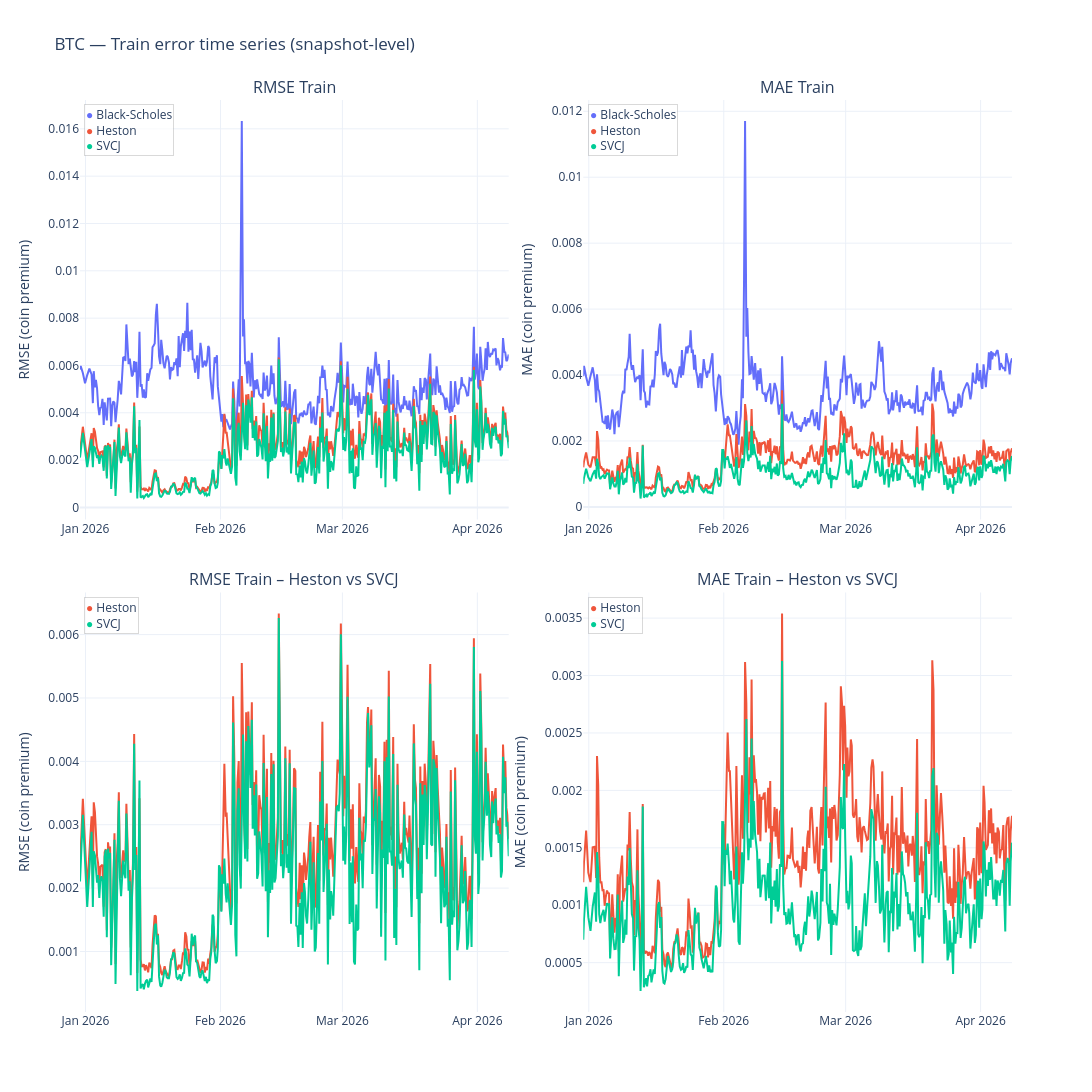
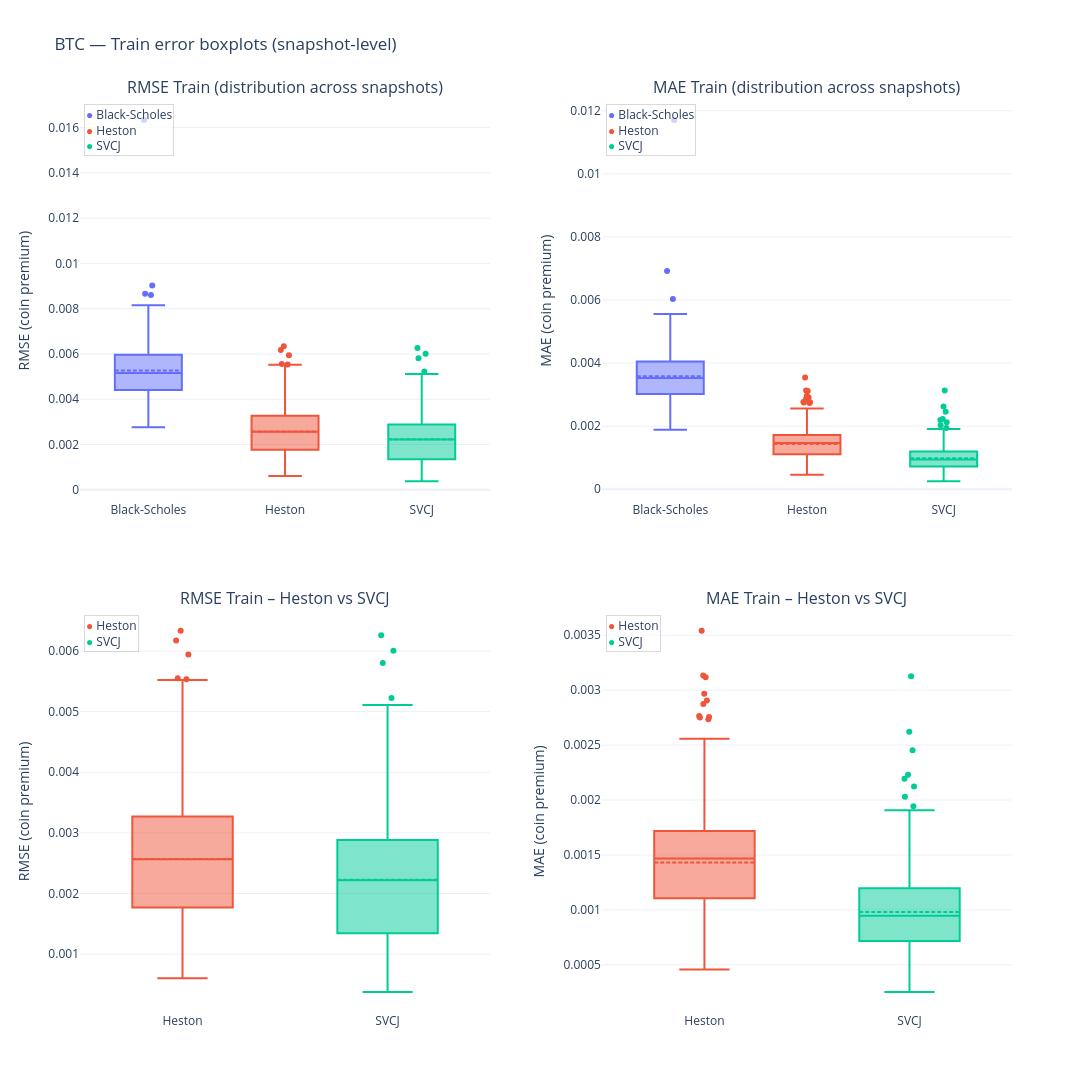
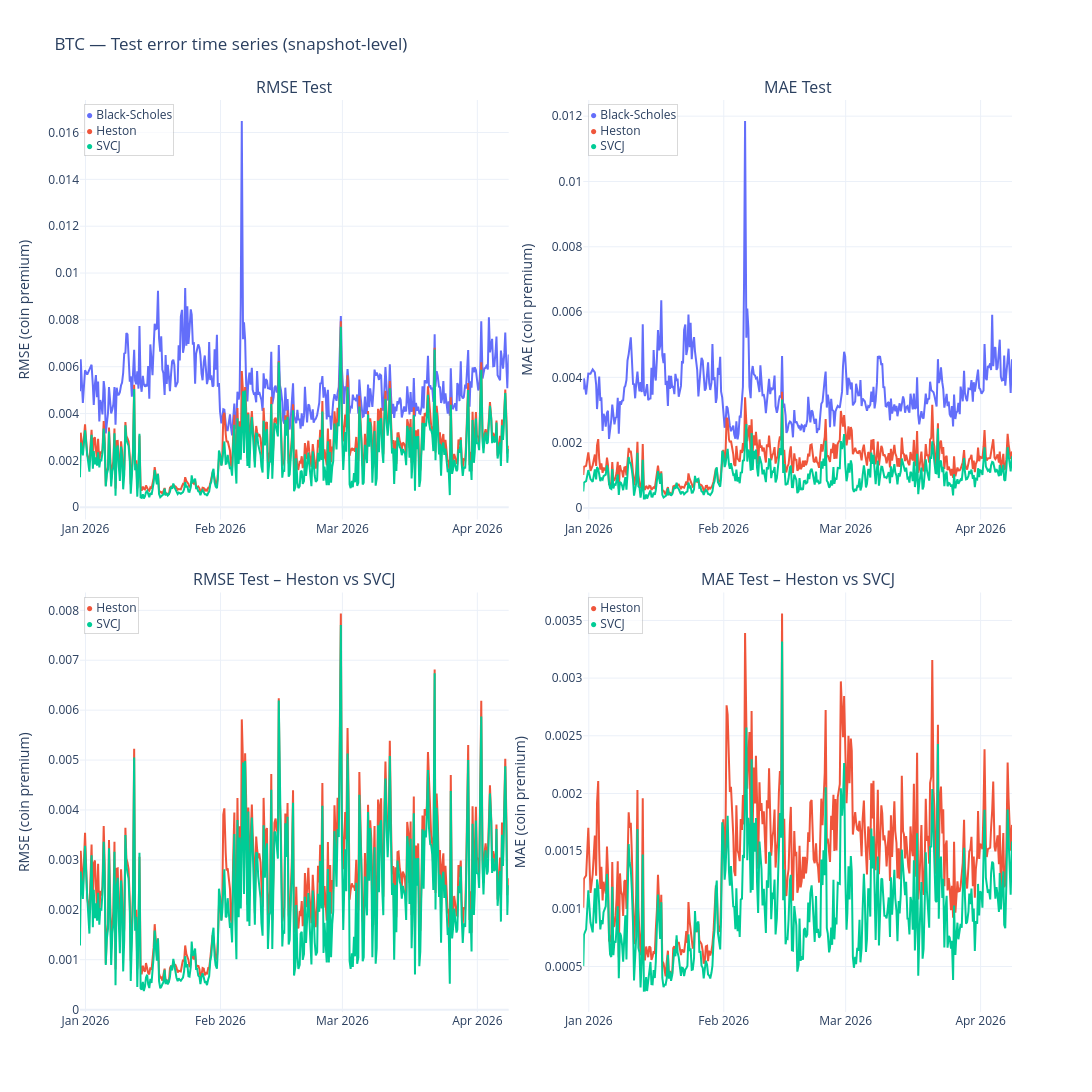
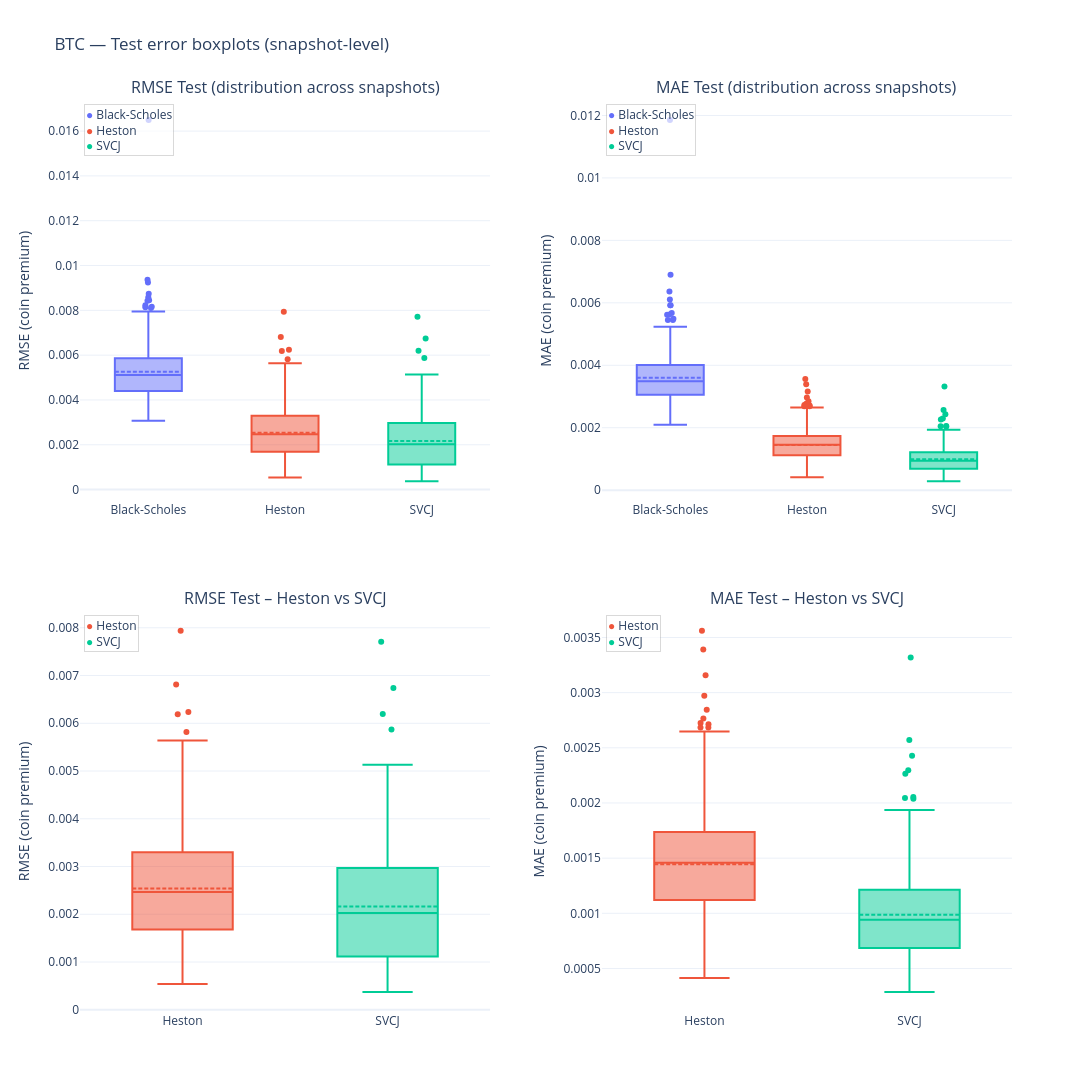

Write notebook code for charts like these, in order.
### Markdown cell above
## 10) A single “report runner” per currency

To keep the notebook readable, we wrap the repeated steps into one function that:
- prints key counts,
- displays error time series + boxplots (train & test),
- outputs error summary tables (train & test),
- outputs spread-relative diagnostics (train & test),
- outputs bucket plots (test),
- outputs convergence diagnostics (already global),
- outputs parameter stability and near-bound tables.

### Code cell
def run_currency_report(currency, n_boot=3000):
    return analysis.run_currency_report(state, currency, n_boot=n_boot)


RUN_REPORTS = True
N_BOOT = 3000

if RUN_REPORTS:
    run_currency_report("BTC", n_boot=N_BOOT)
    run_currency_report("ETH", n_boot=N_BOOT)
else:
    print("RUN_REPORTS=False. Set RUN_REPORTS=True to generate the full BTC/ETH report outputs.")

### Figure 1 — Plotly figure (JSON) as saved in the notebook; plotly's stock layout.template omitted (floating-point values rounded to 4 significant figures; data arrays with more than 128 entries replaced by an {"elided": "..."} marker saying what was removed)
{"data": [{"line": {"color": "#636EFA", "width": 2}, "mode": "lines", "name": "Black-Scholes", "showlegend": false, "type": "scatter", "x": {"elided": "388 str values"}, "xaxis": "x", "y": {"elided": "388 float values"}, "yaxis": "y"}, {"line": {"color": "#636EFA", "width": 2}, "mode": "lines", "name": "Black-Scholes", "showlegend": false, "type": "scatter", "x": {"elided": "388 str values"}, "xaxis": "x2", "y": {"elided": "388 float values"}, "yaxis": "y2"}, {"line": {"color": "#EF553B", "width": 2}, "mode": "lines", "name": "Heston", "showlegend": false, "type": "scatter", "x": {"elided": "388 str values"}, "xaxis": "x", "y": {"elided": "388 float values"}, "yaxis": "y"}, {"line": {"color": "#EF553B", "width": 2}, "mode": "lines", "name": "Heston", "showlegend": false, "type": "scatter", "x": {"elided": "388 str values"}, "xaxis": "x2", "y": {"elided": "388 float values"}, "yaxis": "y2"}, {"line": {"color": "#00CC96", "width": 2}, "mode": "lines", "name": "SVCJ", "showlegend": false, "type": "scatter", "x": {"elided": "387 str values"}, "xaxis": "x", "y": {"elided": "387 float values"}, "yaxis": "y"}, {"line": {"color": "#00CC96", "width": 2}, "mode": "lines", "name": "SVCJ", "showlegend": false, "type": "scatter", "x": {"elided": "387 str values"}, "xaxis": "x2", "y": {"elided": "387 float values"}, "yaxis": "y2"}, {"line": {"color": "#EF553B", "width": 2}, "mode": "lines", "name": "Heston", "showlegend": false, "type": "scatter", "x": {"elided": "388 str values"}, "xaxis": "x3", "y": {"elided": "388 float values"}, "yaxis": "y3"}, {"line": {"color": "#EF553B", "width": 2}, "mode": "lines", "name": "Heston", "showlegend": false, "type": "scatter", "x": {"elided": "388 str values"}, "xaxis": "x4", "y": {"elided": "388 float values"}, "yaxis": "y4"}, {"line": {"color": "#00CC96", "width": 2}, "mode": "lines", "name": "SVCJ", "showlegend": false, "type": "scatter", "x": {"elided": "387 str values"}, "xaxis": "x3", "y": {"elided": "387 float values"}, "yaxis": "y3"}, {"line": {"color": "#00CC96", "width": 2}, "mode": "lines", "name": "SVCJ", "showlegend": false, "type": "scatter", "x": {"elided": "387 str values"}, "xaxis": "x4", "y": {"elided": "387 float values"}, "yaxis": "y4"}], "layout": {"annotations": [{"font": {"size": 16}, "showarrow": false, "text": "RMSE Train", "x": 0.23, "xanchor": "center", "xref": "paper", "y": 1.0, "yanchor": "bottom", "yref": "paper"}, {"font": {"size": 16}, "showarrow": false, "text": "MAE Train", "x": 0.77, "xanchor": "center", "xref": "paper", "y": 1.0, "yanchor": "bottom", "yref": "paper"}, {"font": {"size": 16}, "showarrow": false, "text": "RMSE Train – Heston vs SVCJ", "x": 0.23, "xanchor": "center", "xref": "paper", "y": 0.46, "yanchor": "bottom", "yref": "paper"}, {"font": {"size": 16}, "showarrow": false, "text": "MAE Train – Heston vs SVCJ", "x": 0.77, "xanchor": "center", "xref": "paper", "y": 0.46, "yanchor": "bottom", "yref": "paper"}, {"align": "left", "bgcolor": "rgba(255,255,255,0.70)", "bordercolor": "rgba(0,0,0,0.15)", "borderwidth": 1, "font": {"size": 12}, "showarrow": false, "text": "<span style='color:#636EFA'>●</span> Black-Scholes<br><span style='color:#EF553B'>●</span> Heston<br><span style='color:#00CC96'>●</span> SVCJ", "x": 0.01, "xref": "x domain", "y": 0.99, "yref": "y domain"}, {"align": "left", "bgcolor": "rgba(255,255,255,0.70)", "bordercolor": "rgba(0,0,0,0.15)", "borderwidth": 1, "font": {"size": 12}, "showarrow": false, "text": "<span style='color:#636EFA'>●</span> Black-Scholes<br><span style='color:#EF553B'>●</span> Heston<br><span style='color:#00CC96'>●</span> SVCJ", "x": 0.01, "xref": "x2 domain", "y": 0.99, "yref": "y2 domain"}, {"align": "left", "bgcolor": "rgba(255,255,255,0.70)", "bordercolor": "rgba(0,0,0,0.15)", "borderwidth": 1, "font": {"size": 12}, "showarrow": false, "text": "<span style='color:#EF553B'>●</span> Heston<br><span style='color:#00CC96'>●</span> SVCJ", "x": 0.01, "xref": "x3 domain", "y": 0.99, "yref": "y3 domain"}, {"align": "left", "bgcolor": "rgba(255,255,255,0.70)", "bordercolor": "rgba(0,0,0,0.15)", "borderwidth": 1, "font": {"size": 12}, "showarrow": false, "text": "<span style='color:#EF553B'>●</span> Heston<br><span style='color:#00CC96'>●</span> SVCJ", "x": 0.01, "xref": "x4 domain", "y": 0.99, "yref": "y4 domain"}], "height": 1100, "showlegend": false, "title": {"text": "BTC — Train error time series (snapshot-level)"}, "width": 1200, "xaxis": {"anchor": "y", "domain": [0.0, 0.46]}, "xaxis2": {"anchor": "y2", "domain": [0.54, 1.0]}, "xaxis3": {"anchor": "y3", "domain": [0.0, 0.46]}, "xaxis4": {"anchor": "y4", "domain": [0.54, 1.0]}, "yaxis": {"anchor": "x", "domain": [0.54, 1.0], "title": {"text": "RMSE (coin premium)"}}, "yaxis2": {"anchor": "x2", "domain": [0.54, 1.0], "title": {"text": "MAE (coin premium)"}}, "yaxis3": {"anchor": "x3", "domain": [0.0, 0.46], "title": {"text": "RMSE (coin premium)"}}, "yaxis4": {"anchor": "x4", "domain": [0.0, 0.46], "title": {"text": "MAE (coin premium)"}}}}

### Figure 2 — Plotly figure (JSON) as saved in the notebook; plotly's stock layout.template omitted (floating-point values rounded to 4 significant figures; data arrays with more than 128 entries replaced by an {"elided": "..."} marker saying what was removed)
{"data": [{"boxmean": true, "boxpoints": "outliers", "jitter": 0.15, "marker": {"color": "#636EFA"}, "name": "Black-Scholes", "pointpos": 0.0, "showlegend": false, "type": "box", "xaxis": "x", "y": {"elided": "388 float values"}, "yaxis": "y"}, {"boxmean": true, "boxpoints": "outliers", "jitter": 0.15, "marker": {"color": "#636EFA"}, "name": "Black-Scholes", "pointpos": 0.0, "showlegend": false, "type": "box", "xaxis": "x2", "y": {"elided": "388 float values"}, "yaxis": "y2"}, {"boxmean": true, "boxpoints": "outliers", "jitter": 0.15, "marker": {"color": "#EF553B"}, "name": "Heston", "pointpos": 0.0, "showlegend": false, "type": "box", "xaxis": "x", "y": {"elided": "388 float values"}, "yaxis": "y"}, {"boxmean": true, "boxpoints": "outliers", "jitter": 0.15, "marker": {"color": "#EF553B"}, "name": "Heston", "pointpos": 0.0, "showlegend": false, "type": "box", "xaxis": "x2", "y": {"elided": "388 float values"}, "yaxis": "y2"}, {"boxmean": true, "boxpoints": "outliers", "jitter": 0.15, "marker": {"color": "#00CC96"}, "name": "SVCJ", "pointpos": 0.0, "showlegend": false, "type": "box", "xaxis": "x", "y": {"elided": "387 float values"}, "yaxis": "y"}, {"boxmean": true, "boxpoints": "outliers", "jitter": 0.15, "marker": {"color": "#00CC96"}, "name": "SVCJ", "pointpos": 0.0, "showlegend": false, "type": "box", "xaxis": "x2", "y": {"elided": "387 float values"}, "yaxis": "y2"}, {"boxmean": true, "boxpoints": "outliers", "jitter": 0.15, "marker": {"color": "#EF553B"}, "name": "Heston", "pointpos": 0.0, "showlegend": false, "type": "box", "xaxis": "x3", "y": {"elided": "388 float values"}, "yaxis": "y3"}, {"boxmean": true, "boxpoints": "outliers", "jitter": 0.15, "marker": {"color": "#EF553B"}, "name": "Heston", "pointpos": 0.0, "showlegend": false, "type": "box", "xaxis": "x4", "y": {"elided": "388 float values"}, "yaxis": "y4"}, {"boxmean": true, "boxpoints": "outliers", "jitter": 0.15, "marker": {"color": "#00CC96"}, "name": "SVCJ", "pointpos": 0.0, "showlegend": false, "type": "box", "xaxis": "x3", "y": {"elided": "387 float values"}, "yaxis": "y3"}, {"boxmean": true, "boxpoints": "outliers", "jitter": 0.15, "marker": {"color": "#00CC96"}, "name": "SVCJ", "pointpos": 0.0, "showlegend": false, "type": "box", "xaxis": "x4", "y": {"elided": "387 float values"}, "yaxis": "y4"}], "layout": {"annotations": [{"font": {"size": 16}, "showarrow": false, "text": "RMSE Train (distribution across snapshots)", "x": 0.22, "xanchor": "center", "xref": "paper", "y": 1.0, "yanchor": "bottom", "yref": "paper"}, {"font": {"size": 16}, "showarrow": false, "text": "MAE Train (distribution across snapshots)", "x": 0.78, "xanchor": "center", "xref": "paper", "y": 1.0, "yanchor": "bottom", "yref": "paper"}, {"font": {"size": 16}, "showarrow": false, "text": "RMSE Train – Heston vs SVCJ", "x": 0.22, "xanchor": "center", "xref": "paper", "y": 0.44, "yanchor": "bottom", "yref": "paper"}, {"font": {"size": 16}, "showarrow": false, "text": "MAE Train – Heston vs SVCJ", "x": 0.78, "xanchor": "center", "xref": "paper", "y": 0.44, "yanchor": "bottom", "yref": "paper"}, {"align": "left", "bgcolor": "rgba(255,255,255,0.70)", "bordercolor": "rgba(0,0,0,0.15)", "borderwidth": 1, "font": {"size": 12}, "showarrow": false, "text": "<span style='color:#636EFA'>●</span> Black-Scholes<br><span style='color:#EF553B'>●</span> Heston<br><span style='color:#00CC96'>●</span> SVCJ", "x": 0.01, "xref": "x domain", "y": 0.99, "yref": "y domain"}, {"align": "left", "bgcolor": "rgba(255,255,255,0.70)", "bordercolor": "rgba(0,0,0,0.15)", "borderwidth": 1, "font": {"size": 12}, "showarrow": false, "text": "<span style='color:#636EFA'>●</span> Black-Scholes<br><span style='color:#EF553B'>●</span> Heston<br><span style='color:#00CC96'>●</span> SVCJ", "x": 0.01, "xref": "x2 domain", "y": 0.99, "yref": "y2 domain"}, {"align": "left", "bgcolor": "rgba(255,255,255,0.70)", "bordercolor": "rgba(0,0,0,0.15)", "borderwidth": 1, "font": {"size": 12}, "showarrow": false, "text": "<span style='color:#EF553B'>●</span> Heston<br><span style='color:#00CC96'>●</span> SVCJ", "x": 0.01, "xref": "x3 domain", "y": 0.99, "yref": "y3 domain"}, {"align": "left", "bgcolor": "rgba(255,255,255,0.70)", "bordercolor": "rgba(0,0,0,0.15)", "borderwidth": 1, "font": {"size": 12}, "showarrow": false, "text": "<span style='color:#EF553B'>●</span> Heston<br><span style='color:#00CC96'>●</span> SVCJ", "x": 0.01, "xref": "x4 domain", "y": 0.99, "yref": "y4 domain"}], "height": 1100, "showlegend": false, "title": {"text": "BTC — Train error boxplots (snapshot-level)"}, "width": 1200, "xaxis": {"anchor": "y", "domain": [0.0, 0.44]}, "xaxis2": {"anchor": "y2", "domain": [0.56, 1.0]}, "xaxis3": {"anchor": "y3", "domain": [0.0, 0.44]}, "xaxis4": {"anchor": "y4", "domain": [0.56, 1.0]}, "yaxis": {"anchor": "x", "domain": [0.56, 1.0], "title": {"text": "RMSE (coin premium)"}}, "yaxis2": {"anchor": "x2", "domain": [0.56, 1.0], "title": {"text": "MAE (coin premium)"}}, "yaxis3": {"anchor": "x3", "domain": [0.0, 0.44], "title": {"text": "RMSE (coin premium)"}}, "yaxis4": {"anchor": "x4", "domain": [0.0, 0.44], "title": {"text": "MAE (coin premium)"}}}}

### Figure 3 — Plotly figure (JSON) as saved in the notebook; plotly's stock layout.template omitted (floating-point values rounded to 4 significant figures; data arrays with more than 128 entries replaced by an {"elided": "..."} marker saying what was removed)
{"data": [{"line": {"color": "#636EFA", "width": 2}, "mode": "lines", "name": "Black-Scholes", "showlegend": false, "type": "scatter", "x": {"elided": "388 str values"}, "xaxis": "x", "y": {"elided": "388 float values"}, "yaxis": "y"}, {"line": {"color": "#636EFA", "width": 2}, "mode": "lines", "name": "Black-Scholes", "showlegend": false, "type": "scatter", "x": {"elided": "388 str values"}, "xaxis": "x2", "y": {"elided": "388 float values"}, "yaxis": "y2"}, {"line": {"color": "#EF553B", "width": 2}, "mode": "lines", "name": "Heston", "showlegend": false, "type": "scatter", "x": {"elided": "388 str values"}, "xaxis": "x", "y": {"elided": "388 float values"}, "yaxis": "y"}, {"line": {"color": "#EF553B", "width": 2}, "mode": "lines", "name": "Heston", "showlegend": false, "type": "scatter", "x": {"elided": "388 str values"}, "xaxis": "x2", "y": {"elided": "388 float values"}, "yaxis": "y2"}, {"line": {"color": "#00CC96", "width": 2}, "mode": "lines", "name": "SVCJ", "showlegend": false, "type": "scatter", "x": {"elided": "387 str values"}, "xaxis": "x", "y": {"elided": "387 float values"}, "yaxis": "y"}, {"line": {"color": "#00CC96", "width": 2}, "mode": "lines", "name": "SVCJ", "showlegend": false, "type": "scatter", "x": {"elided": "387 str values"}, "xaxis": "x2", "y": {"elided": "387 float values"}, "yaxis": "y2"}, {"line": {"color": "#EF553B", "width": 2}, "mode": "lines", "name": "Heston", "showlegend": false, "type": "scatter", "x": {"elided": "388 str values"}, "xaxis": "x3", "y": {"elided": "388 float values"}, "yaxis": "y3"}, {"line": {"color": "#EF553B", "width": 2}, "mode": "lines", "name": "Heston", "showlegend": false, "type": "scatter", "x": {"elided": "388 str values"}, "xaxis": "x4", "y": {"elided": "388 float values"}, "yaxis": "y4"}, {"line": {"color": "#00CC96", "width": 2}, "mode": "lines", "name": "SVCJ", "showlegend": false, "type": "scatter", "x": {"elided": "387 str values"}, "xaxis": "x3", "y": {"elided": "387 float values"}, "yaxis": "y3"}, {"line": {"color": "#00CC96", "width": 2}, "mode": "lines", "name": "SVCJ", "showlegend": false, "type": "scatter", "x": {"elided": "387 str values"}, "xaxis": "x4", "y": {"elided": "387 float values"}, "yaxis": "y4"}], "layout": {"annotations": [{"font": {"size": 16}, "showarrow": false, "text": "RMSE Test", "x": 0.23, "xanchor": "center", "xref": "paper", "y": 1.0, "yanchor": "bottom", "yref": "paper"}, {"font": {"size": 16}, "showarrow": false, "text": "MAE Test", "x": 0.77, "xanchor": "center", "xref": "paper", "y": 1.0, "yanchor": "bottom", "yref": "paper"}, {"font": {"size": 16}, "showarrow": false, "text": "RMSE Test – Heston vs SVCJ", "x": 0.23, "xanchor": "center", "xref": "paper", "y": 0.46, "yanchor": "bottom", "yref": "paper"}, {"font": {"size": 16}, "showarrow": false, "text": "MAE Test – Heston vs SVCJ", "x": 0.77, "xanchor": "center", "xref": "paper", "y": 0.46, "yanchor": "bottom", "yref": "paper"}, {"align": "left", "bgcolor": "rgba(255,255,255,0.70)", "bordercolor": "rgba(0,0,0,0.15)", "borderwidth": 1, "font": {"size": 12}, "showarrow": false, "text": "<span style='color:#636EFA'>●</span> Black-Scholes<br><span style='color:#EF553B'>●</span> Heston<br><span style='color:#00CC96'>●</span> SVCJ", "x": 0.01, "xref": "x domain", "y": 0.99, "yref": "y domain"}, {"align": "left", "bgcolor": "rgba(255,255,255,0.70)", "bordercolor": "rgba(0,0,0,0.15)", "borderwidth": 1, "font": {"size": 12}, "showarrow": false, "text": "<span style='color:#636EFA'>●</span> Black-Scholes<br><span style='color:#EF553B'>●</span> Heston<br><span style='color:#00CC96'>●</span> SVCJ", "x": 0.01, "xref": "x2 domain", "y": 0.99, "yref": "y2 domain"}, {"align": "left", "bgcolor": "rgba(255,255,255,0.70)", "bordercolor": "rgba(0,0,0,0.15)", "borderwidth": 1, "font": {"size": 12}, "showarrow": false, "text": "<span style='color:#EF553B'>●</span> Heston<br><span style='color:#00CC96'>●</span> SVCJ", "x": 0.01, "xref": "x3 domain", "y": 0.99, "yref": "y3 domain"}, {"align": "left", "bgcolor": "rgba(255,255,255,0.70)", "bordercolor": "rgba(0,0,0,0.15)", "borderwidth": 1, "font": {"size": 12}, "showarrow": false, "text": "<span style='color:#EF553B'>●</span> Heston<br><span style='color:#00CC96'>●</span> SVCJ", "x": 0.01, "xref": "x4 domain", "y": 0.99, "yref": "y4 domain"}], "height": 1100, "showlegend": false, "title": {"text": "BTC — Test error time series (snapshot-level)"}, "width": 1200, "xaxis": {"anchor": "y", "domain": [0.0, 0.46]}, "xaxis2": {"anchor": "y2", "domain": [0.54, 1.0]}, "xaxis3": {"anchor": "y3", "domain": [0.0, 0.46]}, "xaxis4": {"anchor": "y4", "domain": [0.54, 1.0]}, "yaxis": {"anchor": "x", "domain": [0.54, 1.0], "title": {"text": "RMSE (coin premium)"}}, "yaxis2": {"anchor": "x2", "domain": [0.54, 1.0], "title": {"text": "MAE (coin premium)"}}, "yaxis3": {"anchor": "x3", "domain": [0.0, 0.46], "title": {"text": "RMSE (coin premium)"}}, "yaxis4": {"anchor": "x4", "domain": [0.0, 0.46], "title": {"text": "MAE (coin premium)"}}}}

### Figure 4 — Plotly figure (JSON) as saved in the notebook; plotly's stock layout.template omitted (floating-point values rounded to 4 significant figures; data arrays with more than 128 entries replaced by an {"elided": "..."} marker saying what was removed)
{"data": [{"boxmean": true, "boxpoints": "outliers", "jitter": 0.15, "marker": {"color": "#636EFA"}, "name": "Black-Scholes", "pointpos": 0.0, "showlegend": false, "type": "box", "xaxis": "x", "y": {"elided": "388 float values"}, "yaxis": "y"}, {"boxmean": true, "boxpoints": "outliers", "jitter": 0.15, "marker": {"color": "#636EFA"}, "name": "Black-Scholes", "pointpos": 0.0, "showlegend": false, "type": "box", "xaxis": "x2", "y": {"elided": "388 float values"}, "yaxis": "y2"}, {"boxmean": true, "boxpoints": "outliers", "jitter": 0.15, "marker": {"color": "#EF553B"}, "name": "Heston", "pointpos": 0.0, "showlegend": false, "type": "box", "xaxis": "x", "y": {"elided": "388 float values"}, "yaxis": "y"}, {"boxmean": true, "boxpoints": "outliers", "jitter": 0.15, "marker": {"color": "#EF553B"}, "name": "Heston", "pointpos": 0.0, "showlegend": false, "type": "box", "xaxis": "x2", "y": {"elided": "388 float values"}, "yaxis": "y2"}, {"boxmean": true, "boxpoints": "outliers", "jitter": 0.15, "marker": {"color": "#00CC96"}, "name": "SVCJ", "pointpos": 0.0, "showlegend": false, "type": "box", "xaxis": "x", "y": {"elided": "387 float values"}, "yaxis": "y"}, {"boxmean": true, "boxpoints": "outliers", "jitter": 0.15, "marker": {"color": "#00CC96"}, "name": "SVCJ", "pointpos": 0.0, "showlegend": false, "type": "box", "xaxis": "x2", "y": {"elided": "387 float values"}, "yaxis": "y2"}, {"boxmean": true, "boxpoints": "outliers", "jitter": 0.15, "marker": {"color": "#EF553B"}, "name": "Heston", "pointpos": 0.0, "showlegend": false, "type": "box", "xaxis": "x3", "y": {"elided": "388 float values"}, "yaxis": "y3"}, {"boxmean": true, "boxpoints": "outliers", "jitter": 0.15, "marker": {"color": "#EF553B"}, "name": "Heston", "pointpos": 0.0, "showlegend": false, "type": "box", "xaxis": "x4", "y": {"elided": "388 float values"}, "yaxis": "y4"}, {"boxmean": true, "boxpoints": "outliers", "jitter": 0.15, "marker": {"color": "#00CC96"}, "name": "SVCJ", "pointpos": 0.0, "showlegend": false, "type": "box", "xaxis": "x3", "y": {"elided": "387 float values"}, "yaxis": "y3"}, {"boxmean": true, "boxpoints": "outliers", "jitter": 0.15, "marker": {"color": "#00CC96"}, "name": "SVCJ", "pointpos": 0.0, "showlegend": false, "type": "box", "xaxis": "x4", "y": {"elided": "387 float values"}, "yaxis": "y4"}], "layout": {"annotations": [{"font": {"size": 16}, "showarrow": false, "text": "RMSE Test (distribution across snapshots)", "x": 0.22, "xanchor": "center", "xref": "paper", "y": 1.0, "yanchor": "bottom", "yref": "paper"}, {"font": {"size": 16}, "showarrow": false, "text": "MAE Test (distribution across snapshots)", "x": 0.78, "xanchor": "center", "xref": "paper", "y": 1.0, "yanchor": "bottom", "yref": "paper"}, {"font": {"size": 16}, "showarrow": false, "text": "RMSE Test – Heston vs SVCJ", "x": 0.22, "xanchor": "center", "xref": "paper", "y": 0.44, "yanchor": "bottom", "yref": "paper"}, {"font": {"size": 16}, "showarrow": false, "text": "MAE Test – Heston vs SVCJ", "x": 0.78, "xanchor": "center", "xref": "paper", "y": 0.44, "yanchor": "bottom", "yref": "paper"}, {"align": "left", "bgcolor": "rgba(255,255,255,0.70)", "bordercolor": "rgba(0,0,0,0.15)", "borderwidth": 1, "font": {"size": 12}, "showarrow": false, "text": "<span style='color:#636EFA'>●</span> Black-Scholes<br><span style='color:#EF553B'>●</span> Heston<br><span style='color:#00CC96'>●</span> SVCJ", "x": 0.01, "xref": "x domain", "y": 0.99, "yref": "y domain"}, {"align": "left", "bgcolor": "rgba(255,255,255,0.70)", "bordercolor": "rgba(0,0,0,0.15)", "borderwidth": 1, "font": {"size": 12}, "showarrow": false, "text": "<span style='color:#636EFA'>●</span> Black-Scholes<br><span style='color:#EF553B'>●</span> Heston<br><span style='color:#00CC96'>●</span> SVCJ", "x": 0.01, "xref": "x2 domain", "y": 0.99, "yref": "y2 domain"}, {"align": "left", "bgcolor": "rgba(255,255,255,0.70)", "bordercolor": "rgba(0,0,0,0.15)", "borderwidth": 1, "font": {"size": 12}, "showarrow": false, "text": "<span style='color:#EF553B'>●</span> Heston<br><span style='color:#00CC96'>●</span> SVCJ", "x": 0.01, "xref": "x3 domain", "y": 0.99, "yref": "y3 domain"}, {"align": "left", "bgcolor": "rgba(255,255,255,0.70)", "bordercolor": "rgba(0,0,0,0.15)", "borderwidth": 1, "font": {"size": 12}, "showarrow": false, "text": "<span style='color:#EF553B'>●</span> Heston<br><span style='color:#00CC96'>●</span> SVCJ", "x": 0.01, "xref": "x4 domain", "y": 0.99, "yref": "y4 domain"}], "height": 1100, "showlegend": false, "title": {"text": "BTC — Test error boxplots (snapshot-level)"}, "width": 1200, "xaxis": {"anchor": "y", "domain": [0.0, 0.44]}, "xaxis2": {"anchor": "y2", "domain": [0.56, 1.0]}, "xaxis3": {"anchor": "y3", "domain": [0.0, 0.44]}, "xaxis4": {"anchor": "y4", "domain": [0.56, 1.0]}, "yaxis": {"anchor": "x", "domain": [0.56, 1.0], "title": {"text": "RMSE (coin premium)"}}, "yaxis2": {"anchor": "x2", "domain": [0.56, 1.0], "title": {"text": "MAE (coin premium)"}}, "yaxis3": {"anchor": "x3", "domain": [0.0, 0.44], "title": {"text": "RMSE (coin premium)"}}, "yaxis4": {"anchor": "x4", "domain": [0.0, 0.44], "title": {"text": "MAE (coin premium)"}}}}
